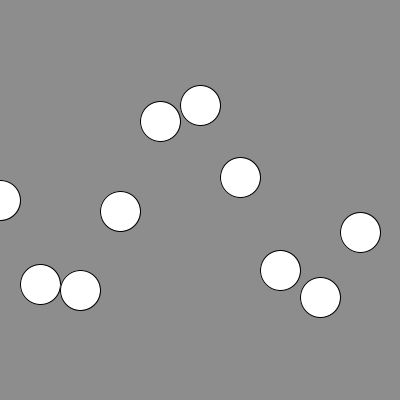
Frame 1 (no input)
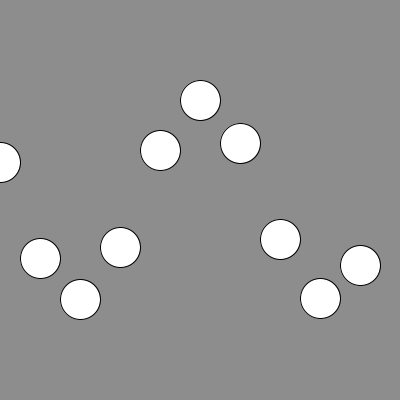
Frame 60 (the mouse pressed at the canvas centre just before this capture)
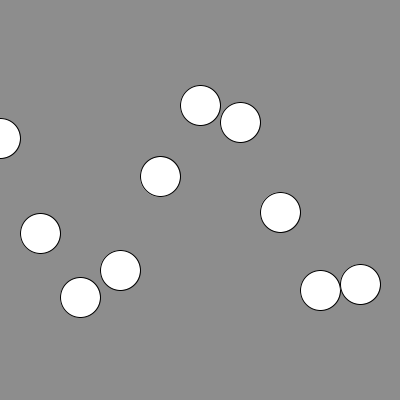
Frame 120 (the mouse held since frame 60 and released just before this capture)

The Processing sketch that drew these frames (run headless with seeded random() and noise(); from frame 60 on, the mouse is pressed at the canvas centre):

// Processing sketch: processing_120342
// ── processing_120342.pde

float counter = 0;

void setup()
{
  size(400, 400);
  colorMode(HSB, 360, 100, 100);
}

void draw()
{
  background(200);
  
  translate(0, height/2);
  //translate(width/2, height/2);
  
  for (int i=0; i<10; i++)
  {
    pushMatrix();
    translate(i*40, sin(counter+i)*100);
    // sin(counter) -> -1 - 1
    // *100 -> -100 - 100
    // +100 -> 0 - 200
    //translate(cos(counter+i/2.0)*100, sin(counter+i)*100);
    
    //float h = map(sin(counter+i), -1, 1, 0, 360);
    //fill(h, 100, 100);
    ellipse(0, 0, 40, 40);
    popMatrix();
    
    counter += 0.01;
  }
}
